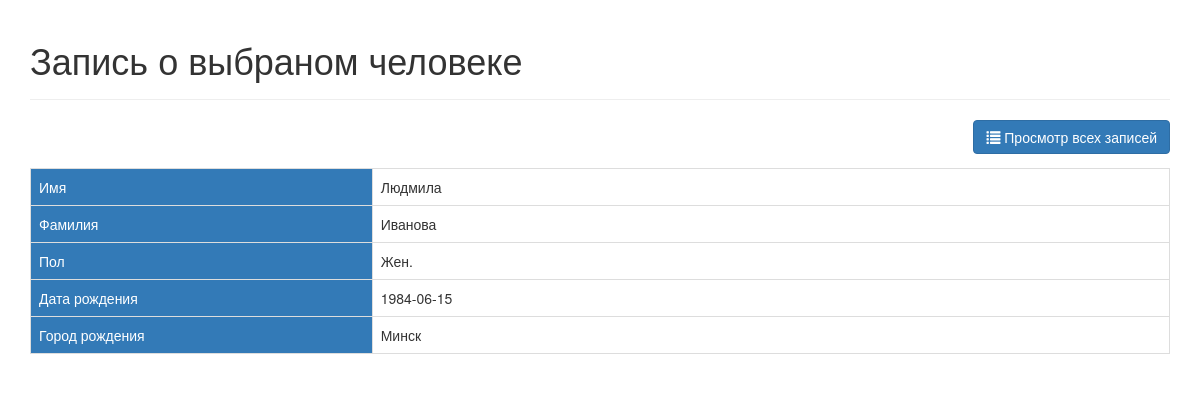
The page /read_person.php?id=2 on the database its author committed.
### tables this page shows
CREATE TABLE `people` (
  `id` int(11) NOT NULL,
  `name` mediumtext NOT NULL,
  `surname` mediumtext NOT NULL,
  `birthday` date NOT NULL,
  `gender` tinyint(1) NOT NULL,
  `city` text NOT NULL
);

### people_class.php (called while the page is built, shortened)
<?php
class People
{
    private $conn;
    private $table_name = 'people';
    public function __construct($db, $id = '', $name = '', $surname = '',
      $birthday = '', $gender = '', $city= ''
    ){
      $this->conn = $db;
      if ($id!='') {
        $this->readOne($id);
      }
    }
    function readOne($id)
    {
      $query = "SELECT name, surname, birthday, gender, city FROM " . $this->table_name
             . " WHERE id = ? "
             . "LIMIT 0,1";
      $stmt = $this->conn->prepare($query);
      $stmt->bindParam(1, $id);
      $stmt->execute();
      $row = $stmt->fetch(PDO::FETCH_ASSOC);
      $this->name = $row['name'];
      $this->surname = $row['surname'];
      $this->birthday = $row['birthday'];
      $this->gender = $row['gender'];
      $this->city = $row['city'];
    }
    static function change_gender($gnd)
    {
      if ($gnd == 1) {
          $gnd = "Муж.";
      } else {
          $gnd = "Жен.";
      }
      return $gnd;
    }
}

### read_person.php (the view, shortened to what this page needs)
<?php
$id = isset($_GET['id']) ? $_GET['id'] : die('ERROR: отсутствует ID.');
require 'people_class.php';
$database = new Database();
$db = $database->getConnection();
$output_people = new People($db,$id);
 require_once "header.php";
 ?>
 <div class='right-button-margin'>
     <a href='index.php' class='btn btn-primary pull-right'>
         <span class='glyphicon glyphicon-list'></span> Просмотр всех записей
     </a>
 </div>
<table class='table table-hover table-responsive table-bordered'>
 <tr>
     <td class="head_td">Имя</td>
     <td><?php echo $output_people->name; ?></td>
 </tr>
 <tr>
     <td class="head_td">Фамилия</td>
     <td><?php echo $output_people->surname; ?></td>
 </tr>
 <tr>
     <td class="head_td">Пол</td>
     <td><?php echo People::change_gender($output_people->gender); ?></td>
 </tr>
 <tr>
     <td class="head_td">Дата рождения</td>
     <td><?php echo $output_people->birthday; ?></td>
 </tr>
 <tr>
     <td class="head_td">Город рождения</td>
     <td><?php echo $output_people->city; ?></td>
 </tr>
</table>
 <?php
 require_once "footer.php";
?>

### css/style.css (style rules this page uses)
.right-button-margin { margin: 0 0 1em 0; overflow: hidden; }
.head_td { background-color: #337ab7; color: white; width: 30%; }

### rows shown on the page
people: name "Людмила", surname "Иванова", gender "Жен.", birthday "1984-06-15", city "Минск"

### other values the page prints
$page_title "Запись о выбраном человеке"
